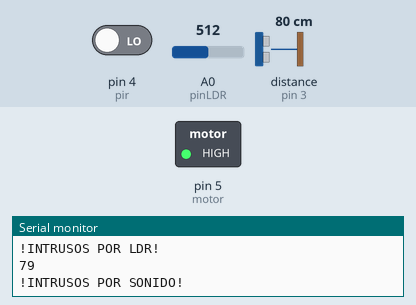
Simulated run of this sketch. Board: Arduino Uno, built with avr-gcc and run on an emulated ATmega328P. On the bench: switched loads named in the sketch (green lamp = pin HIGH), the last lines printed to the serial monitor. Wiring (inferred from the names in the program): ultrasonic range finder: trigger pin 2; echo pin 3. Dashed ring = blinking. Inputs (shaded band) come from the test bench; at power-on: distance to the obstacle (sensor on pin 3) 80 cm, A0 (pinLDR) = 512, pin 4 (pir) LOW. The echo pulse lasts 58.3 µs per cm; pins used as bus, display or sensor lines are not drawn.

Above: at 3.1 s.
3.2 s: distance to the obstacle (sensor on pin 3) set to 250 cm
6.7 s: A0 (pinLDR) set to 591
10.2 s: A0 (pinLDR) set to 616
At 11.2 s:
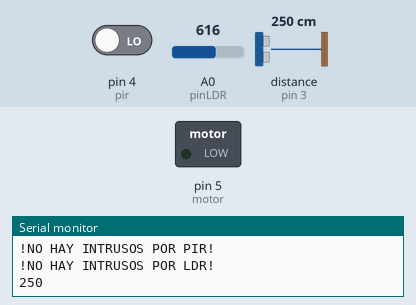
12.1 s: pin 4 (pir) driven HIGH
At 12.39 s:
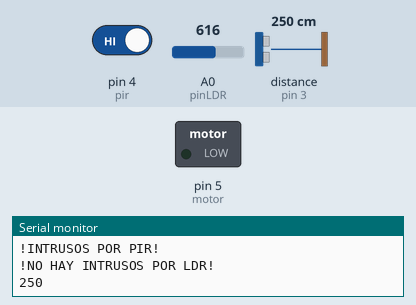
15.6 s: distance to the obstacle (sensor on pin 3) set to 2 cm
19.1 s: A0 (pinLDR) set to 590
At 19.8 s:
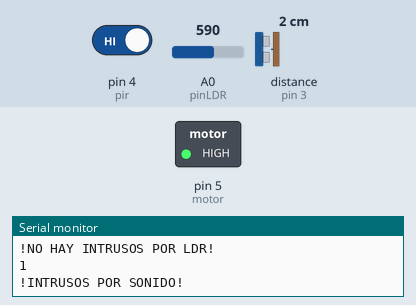
Timing chart, 0 to 21.8 s (numbered marks = the images above; inputs shaded):
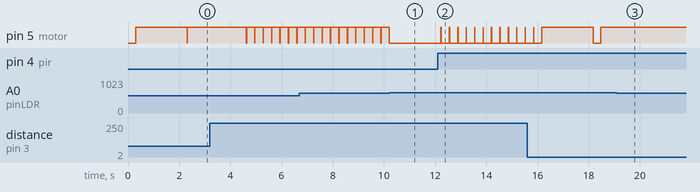

The sketch:

sketch_may31a.ino
```cpp
//Primera practica para sistema de seguridad con arduino
//Asignamos variales para los nuevos pin
int trig=2;
int echo=3;
int distancia;
int tiempo;
int pir=4;
int motor=5;
int valorLDR=0;
int pinLDR=A0;
void setup()
{

  Serial.begin(9600); //Visualizacion de los valores por consola
  //Determinados el tipo de la variable que será, si recibirán la información (INPUT) o si enviarán información(OUTPUT)
  pinMode(trig, OUTPUT); //trig esta en pin digital numero 2 del arduino
  pinMode(echo, INPUT);
  pinMode(pir, INPUT);
  pinMode(motor, OUTPUT);
  pinMode(pinLDR, INPUT);
}

void loop()
{
  digitalWrite(trig, HIGH);
  delay(1);
  digitalWrite(trig, LOW);
  //Asignamos la la variable tiempo en la libreria pulseIn, esto hará que
  tiempo=pulseIn(echo, HIGH);
  //Dividimos entre 58.2, puesto que el tiempo que transcurre en rebotar la onda recorre dos veces la distancia que está el sensor y el objeto y el numero 58.2 para que nos den en centimetros ya que una pulgada equivale a 29.1 cm
  distancia=tiempo/58.2;
  Serial.println(distancia); //Imprimimos la variable distancia
  delay(300);
    if (distancia<=150)  //Si la distancia es menor o igual a 150
    {
       digitalWrite(motor,HIGH);                //Entonces el motor se encenderá
       digitalWrite(6,LOW);                     // Valor 0
       digitalWrite(7,HIGH);                    // valor 1
       Serial.println("!INTRUSOS POR SONIDO!"); //Inmediatamente se imprimirá que hay intrusos
       delay(2000);


     }
     else                           //Si la distancia respecto al sensor es mayor a 150
     {
      digitalWrite(motor,LOW);      //Entonces el motor se apagará
      Serial.println("!NO HAY INTRUSOS POR SONIDO!"); //Se imprime en la pantalla que no hay intrusos
     }
  digitalRead(pir);         // Se lee los valores del sensor PIR
    if (digitalRead(pir)==HIGH) // Si los valores del PIR es 1==HIGH
    {
      digitalWrite(motor,HIGH); // Entonces el motor se prende
      digitalWrite(6,LOW);
      digitalWrite(7,HIGH);
      Serial.println("!INTRUSOS POR PIR!"); //Inmediatamente se imprimirá que hay intrusos
    }
    else // Si los valores del PIR es 0==LOW
    {
      digitalWrite(motor,LOW);//Entonces el motor se apagará
      Serial.println("!NO HAY INTRUSOS POR PIR!");//Se imprime en la pantalla que no hay intrusos
    }
  valorLDR=analogRead(pinLDR); // Se lee los valores de la fotorresistencia
  delay(10);
   if (valorLDR<600) //Si el valor de la fotorresistencia es menor a 600
   {
    digitalWrite(motor,HIGH); //Entonce el motor se prende
     digitalWrite(6,LOW);
     digitalWrite(7,HIGH);
     Serial.println("!INTRUSOS POR LDR!"); //Inmediatamente se imprimirá que hay intrusos
   }
   else    //Si el valor de la fotorresistencia es mayor a 600
   {
     digitalWrite(motor,LOW);//Entonces el motor se apagará
     Serial.println("!NO HAY INTRUSOS POR LDR!");//Se imprime en la pantalla que no hay intrusos
   }
}
```

Measured:
- the behaviour switches between 599 and 600 on A0 (pinLDR) (found by bisection; images 0 and 1)
- after the input at 10.2 s, pin 5 (motor): goes on until 10.2 s, then stays LOW
- after the input at 12.1 s, pin 5 (motor): alternates HIGH for 0.01 s and LOW for 0.32 s, starting after 0.13 s
- after the input at 19.1 s, pin 5 (motor): stays HIGH (without the input it goes to LOW after 1.4 s)
- by itself, pin 5 (motor): alternates HIGH for 0.32 s and LOW for 0.01 s
